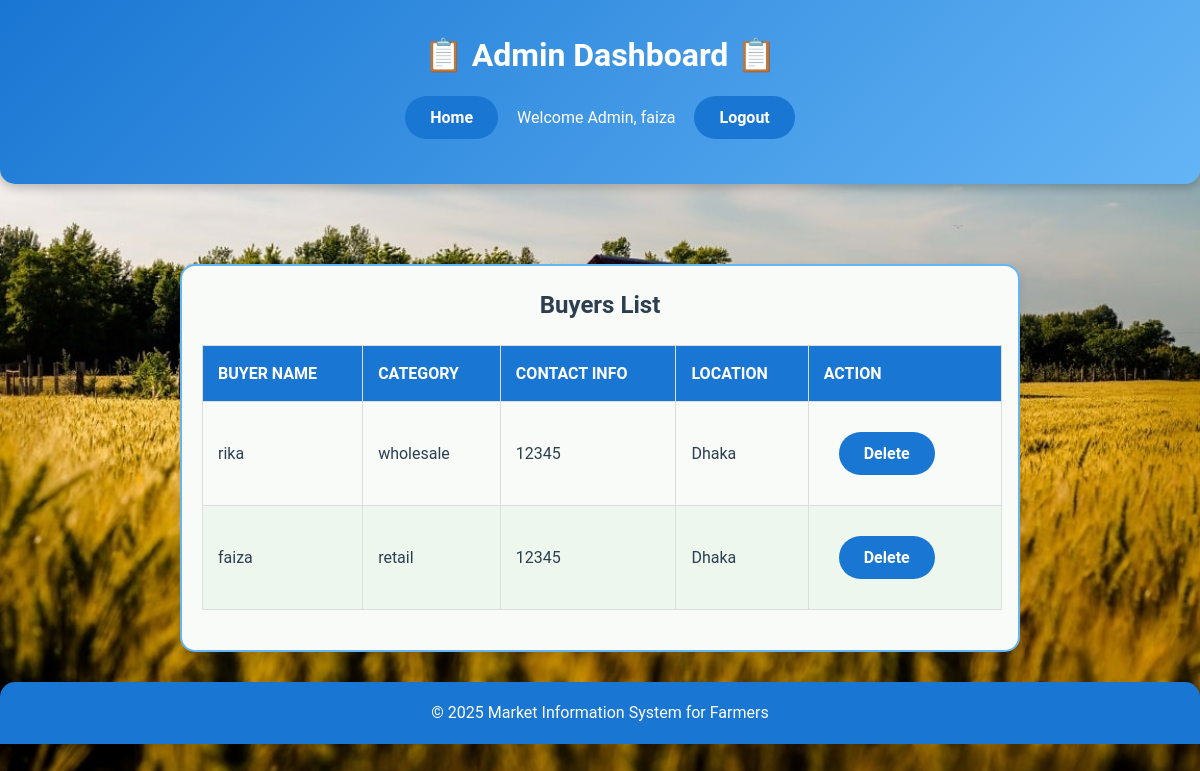
Screenshot of /buyers_table.php (signed in) with the database file from the repository.
### tables this page shows
CREATE TABLE `buyers` (
  `id` int(11) NOT NULL,
  `name` varchar(100) NOT NULL,
  `email` varchar(255) NOT NULL,
  `category` varchar(50) NOT NULL,
  `contact_info` varchar(100) NOT NULL,
  `location` varchar(150) NOT NULL,
  `created_at` timestamp NOT NULL DEFAULT current_timestamp(),
  `password` varchar(255) NOT NULL
);

### buyers_table.php (the view, shortened to what this page needs)
<?php
require 'db_config.php';
$user_name = $_SESSION['name'];
$sql_buyers = "SELECT id, name, category, contact_info, location FROM buyers";
$result_buyers = $conn->query($sql_buyers);
?>
<!DOCTYPE html>
<html lang="en">
<head>
    <link rel="stylesheet" href="admin_style.css">
</head>
<body>
    <header class="header">
        <div class="header-left">
            <h1>📋 Admin Dashboard 📋</h1>
        </div>
        <div class="header-right">
            <button type="button" onclick="location.href='admin_dashboard.php'">Home</button>
            <span>Welcome Admin, <?php echo $user_name ?></span>
            <a href="logout.php">
                <button type="button">Logout</button>
            </a>
        </div>
    </header>
    <main class="dashboard">
        <section>
            <h2 class="text-success text-center">Buyers List</h2>
            <div class="table-responsive">
                <table class="table table-bordered table-striped">
                    <thead>
                        <tr>
                            <th>Buyer Name</th>
                            <th>Category</th>
                            <th>Contact Info</th>
                            <th>Location</th>
                            <th>Action</th>
                        </tr>
                    </thead>
                    <tbody>
                        <?php
                        if ($result_buyers && $result_buyers->num_rows > 0) {
                            while ($row = $result_buyers->fetch_assoc()) {
                                echo "<tr>";
                                echo "<form method='POST' action=''>";
                                echo "<td>" . htmlspecialchars($row['name']) . "</td>";
                                echo "<td>" . htmlspecialchars($row['category']) . "</td>";
                                echo "<td>" . htmlspecialchars($row['contact_info']) . "</td>";
                                echo "<td>" . htmlspecialchars($row['location']) . "</td>";
                                echo "<td>
                                            <input type='hidden' name='buyer_id' value='" . htmlspecialchars($row['id']) . "'>
                                            <button type='submit' name='delete_buyer' class='btn btn-danger' onclick=\"return confirm('Are you sure you want to delete this buyer?');\">Delete</button>
                                      </td>";
                                echo "</form>";
                                echo "</tr>";
                            }
                        } else {
                            echo "<tr><td colspan='5' class='text-center'>No buyers found</td></tr>";
                        }
                        ?>
                    </tbody>
                </table>
            </div>
        </section>
    </main>
    <footer class="text-center p-3 bg-success text-white mt-0">
        <p>© 2025 Market Information System for Farmers</p>
    </footer>
</body>
</html>

### admin_style.css (style rules this page uses)
* { margin: 0; padding: 0; box-sizing: border-box; font-family: 'Roboto', sans-serif; }
body { background: url('farm-background.jpg') no-repeat center center fixed; background-size: cover; color: #2c3e50; line-height: 1.6; font-size: 16px; overflow-x: hidden; }
header { background: linear-gradient(135deg, #1976D2, #64B5F6); color: #fff; padding: 30px 20px; text-align: center; border-radius: 0 0 15px 15px; box-shadow: 0 4px 10px rgba(0, 0, 0, 0.2); }
footer { background: #1976D2; color: #fff; text-align: center; padding: 18px 0; margin-top: 30px; border-radius: 15px 15px 0 0; }
section { margin: 20px auto; padding: 20px; width: 70%; max-width: 1400px; background: #f8fbf8; border: 2px solid #64B5F6; border-radius: 15px; box-shadow: 0 4px 10px rgba(0, 0, 0, 0.1); transition: transform 0.3s ease; overflow-x: auto; }
section h2 { text-align: center; margin-bottom: 15px; color: #2c3e50; }
table { width: 100%; border-collapse: collapse; margin: 20px 0; text-align: left; min-width: 800px; }
table th, table td { padding: 15px; border: 1px solid #ddd; }
table th { background: #1976D2; color: #fff; text-transform: uppercase; }
table tr:nth-child(even) { background: #eef7ee; }
button { background: #1976D2; color: #fff; border: none; padding: 12px 25px; margin: 15px; border-radius: 25px; cursor: pointer; font-size: 16px; font-weight: bold; transition: background 0.3s ease, transform 0.3s ease; }
form { max-width: 600px; margin: 0 auto; padding: 20px; background-color: #f8fbf8; border: 2px solid #64B5F6; border-radius: 15px; box-shadow: 0 4px 10px rgba(0, 0, 0, 0.1); }
main.dashboard { padding-top: 60px; }

### rows the page displays
buyers: name "rika", category "wholesale", contact_info "12345", location "Dhaka"
buyers: name "faiza", category "retail", contact_info "12345", location "Dhaka"

### other values shown
$user_name "faiza"
